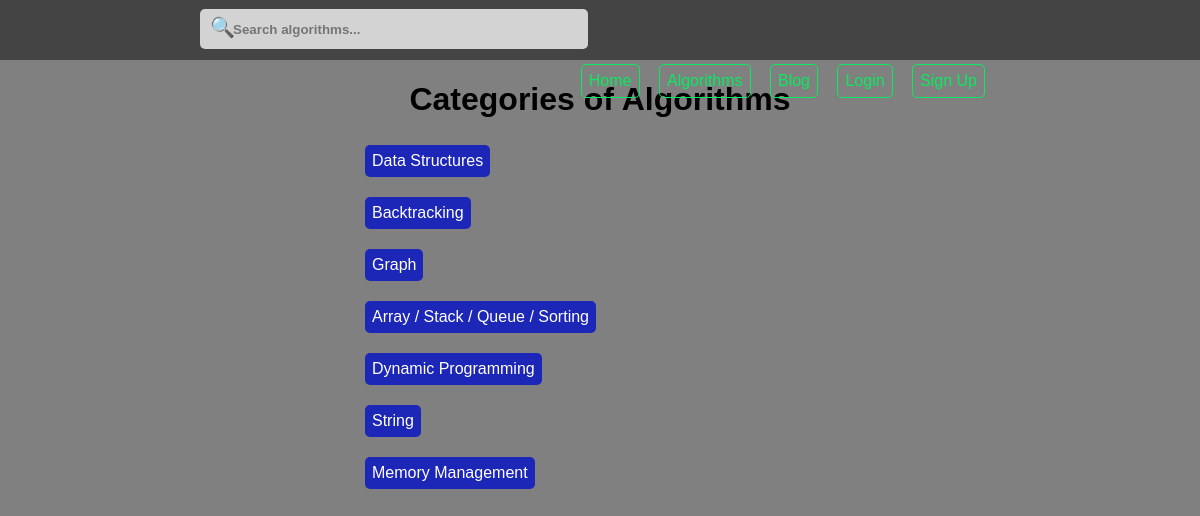
Page /algorithms/ on the committed database.
### computer_science/models.py (models this page shows, shortened)
class Algorithm(models.Model):
	title = models.CharField(max_length = 300)
	friendly_title = models.SlugField(unique = False, default = None)
	category = models.CharField(max_length = 300, default = None)
	friendly_category = models.SlugField(unique = False, default = None)
	code = models.TextField()
	users = models.ManyToManyField(User)
	likes = models.ManyToManyField(User, blank = True, related_name = 'algorithm_likes')
	created_at = models.DateTimeField(auto_now = False, auto_now_add = True)
	updated_at = models.DateTimeField(auto_now = True, auto_now_add = False)
	class Meta:
		ordering = ['title']

### computer_science/views.py (the view)
# urls.py: url(r'^algorithms/$', categories, name = 'categories'),
def categories(request):
	algorithms = Algorithm.objects.all()
	hashmap = {}
	for algorithm in algorithms:
		hashmap[algorithm.category] = algorithm.friendly_category
	items = { 'all_categories': hashmap, 'title': 'Categories of Algorithms' }
	return render(request, 'algorithms/categories.html', items)

### templates/algorithms/categories.html (shortened to what this page needs)
{% extends 'base.html' %}
{% load static %}
{% block css %}
	<link rel="stylesheet" type="text/css" href="{% static 'css/algorithm_categories.css' %}">
{% endblock css %}
{% block main %}
	<h1>Categories of Algorithms</h1>
	<div class="algorithm-categories">
		{% for category, friendly_category in all_categories.items %}
			<div class="each-category"><a href="{{ friendly_category }}" class="button-class-b">{{ category }}</a></div>
		{% endfor %}
	</div>
{% endblock main %}

### static_files/css/main.css (style rules this page uses)
html { margin-left: calc(100vw - 100%); overflow-y: scroll; }
body { margin: 0; padding: 0; background: grey; }
a { text-decoration: none; display: inline-block; }
.button-class-b { border-radius: 5px; padding: 7px; margin: 5px; background: rgb(29, 39, 183); color: white; font-size: 16px; }

### static_files/css/algorithm_categories.css (style rules this page uses)
.algorithm-categories { width: 500px; margin: 0 auto; text-align: left; }
.each-category { margin: 10px; }

### rows in the picture
Algorithm: all_categories "Data Structures"
Algorithm: all_categories "Backtracking"
Algorithm: all_categories "Graph"
Algorithm: all_categories "Array / Stack / Queue / Sorting"
Algorithm: all_categories "Dynamic Programming"
Algorithm: all_categories "String"
Algorithm: all_categories "Memory Management"
